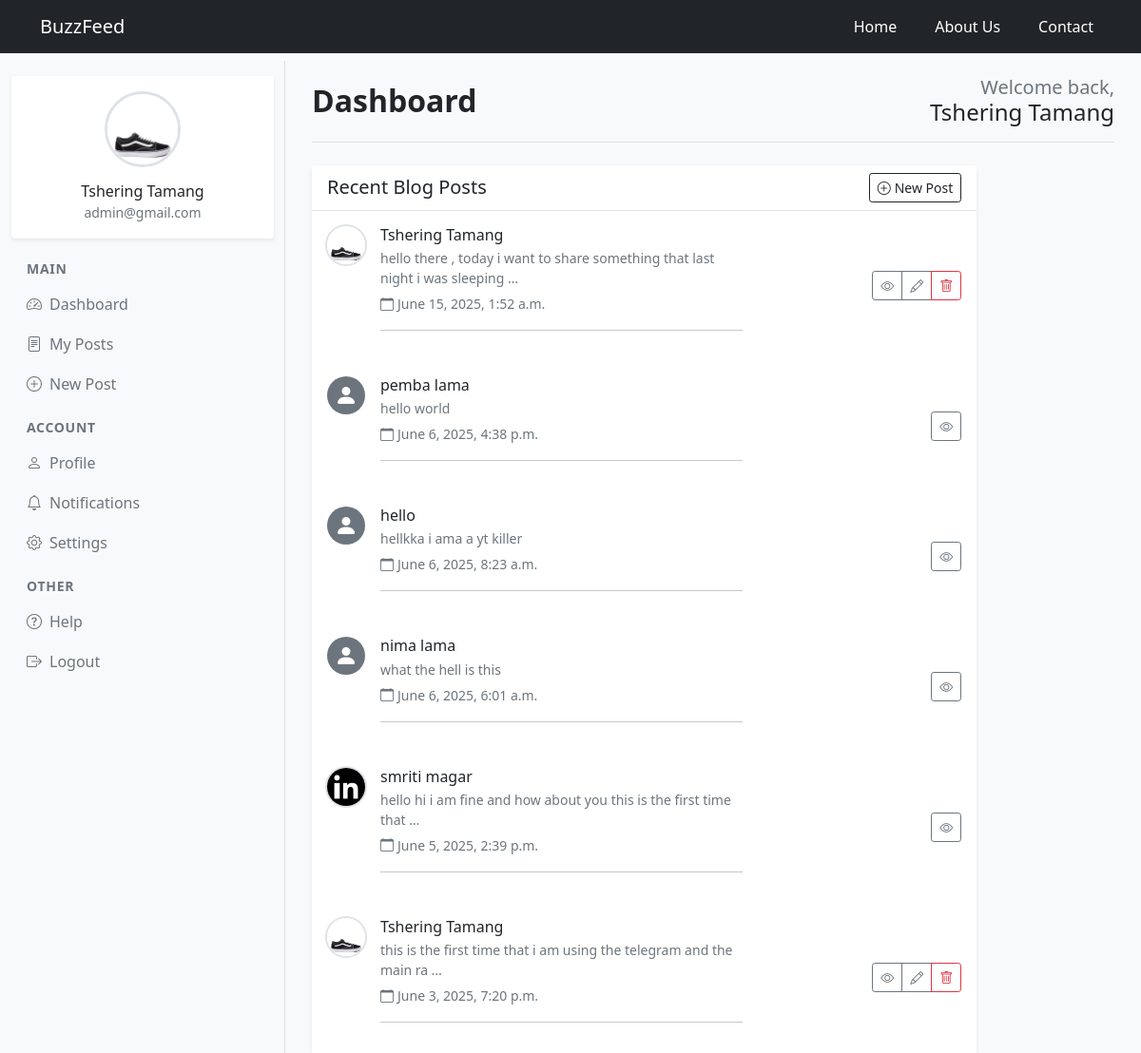
The page /dashboard (signed in) on the database as committed earlier.
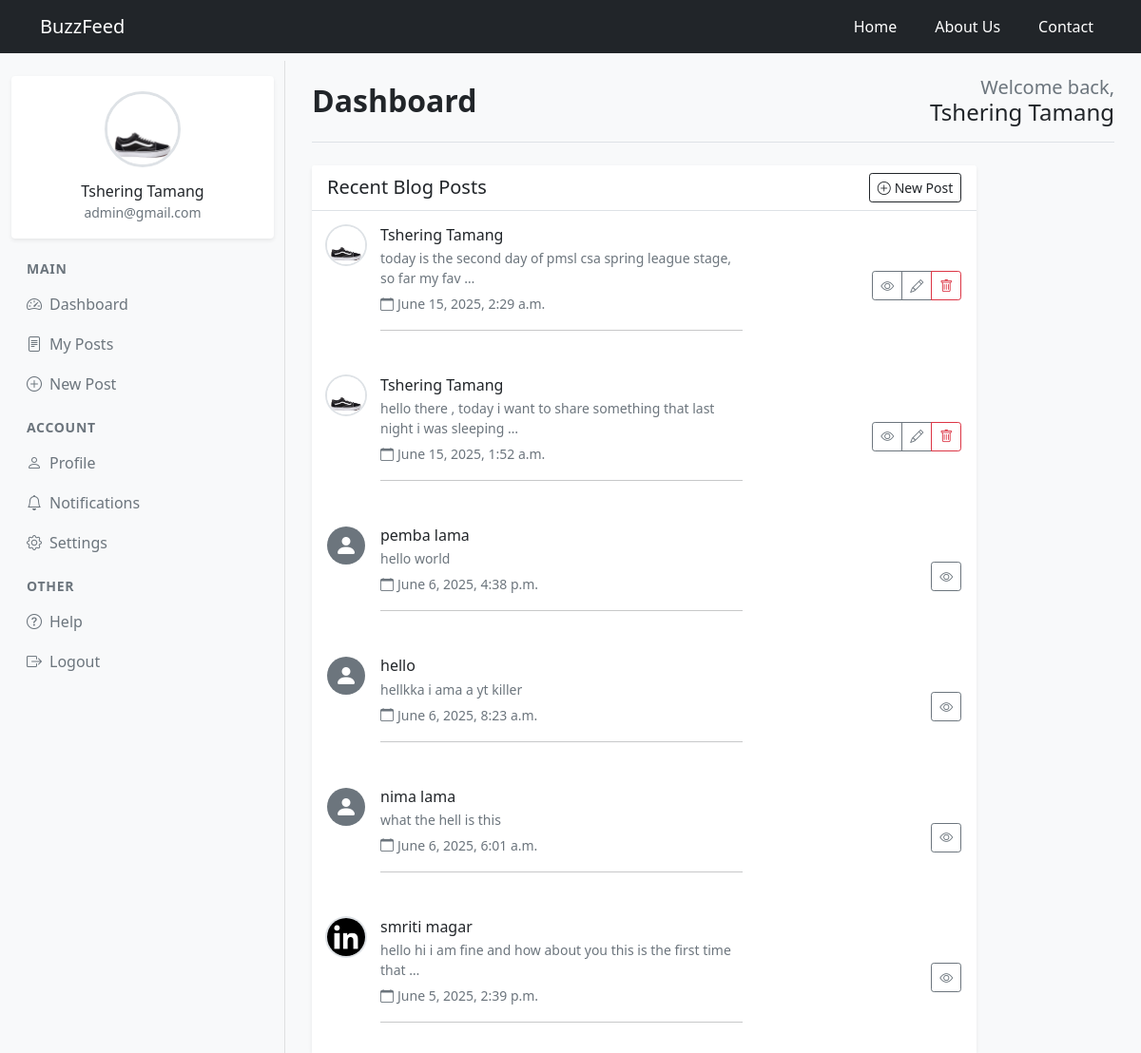
The same page on the database as committed later.
### accounts/models.py (models this page shows, shortened)
class CustomUser(AbstractBaseUser, PermissionsMixin):
    email = models.EmailField(unique=True)
    fullName = models.CharField(max_length=255)
    is_active = models.BooleanField(default=True)
    is_staff = models.BooleanField(default=False)
    is_superuser = models.BooleanField(default=False)
    created_at = models.DateTimeField(auto_now_add=True)
    updated_at = models.DateTimeField(auto_now=True)
    USERNAME_FIELD = 'email'
    REQUIRED_FIELDS = []
    objects = CustomUserManager()

class Profile(models.Model):
    user = models.OneToOneField(settings.AUTH_USER_MODEL, on_delete=models.CASCADE)
    profile_picture = models.ImageField(upload_to=user_profile_path, default="profiles/default.jpg", null=True, blank=True)
    bio = models.TextField(max_length=300, blank=True)
    created_at = models.DateTimeField(auto_now_add=True)

### posts/models.py (models this page shows)
class Post(models.Model):
    author = models.ForeignKey(settings.AUTH_USER_MODEL, on_delete=models.CASCADE)
    content = models.TextField(max_length=10000)
    created_at = models.DateTimeField(auto_now_add=True)
    updated_at = models.DateTimeField(auto_now=True)
    def __str__(self):
        return f"{self.author.fullName}"

### posts/views.py (the view)
# urls.py: path('dashboard', dashboard, name='dashboard'),
@login_required
def dashboard(request):
    posts = Post.objects.all().order_by('-id')
    profile, created = Profile.objects.get_or_create(user=request.user)
    return render(request, "posts/dashboard.html", {'posts': posts, 'profile':profile})

### templates/posts/dashboard.html (shortened to what this page needs)
{% extends "posts/base.html" %}
{% block content %}
<div class="container-fluid">
    <div class="row">
        <div class="col-lg-3 col-md-4 d-none d-md-block bg-light sidebar">
            <div class="position-sticky pt-3">
                {% if user.is_authenticated %}
                    <div class="text-center mb-4 p-3 bg-white rounded shadow-sm">
                    {% if profile.profile_picture  and profile.profile_picture.name != 'profiles/default.jpg' %}
                            <div class="rounded-circle d-flex align-item-center justify-content-center mb-2 mx-auto">
                                <img src="{{ user.profile.profile_picture.url }}" alt="My Profile`" class="rounded-circle mx-auto mb-2"
                                style="width: 80px; height: 80px; object-fit: cover; border: 3px solid #dee2e6">
                            </div>
                    {% else %}
                        <div class="profile-avatar bg-secondary rounded-circle mx-auto mb-2 d-flex align-items-center justify-content-center" style="width: 80px; height: 80px;">
                            <i class="bi bi-person-fill text-white fs-1"></i>
                        </div>
                    {% endif %}
                    <h6 class="mb-0 text-dark">{{ user.fullName }}</h6>
                    <small class="text-muted">{{ user.email }}</small>
                </div>
                {% endif %}
                <nav class="nav flex-column">
                    <div class="nav-section mb-3">
                        <h6 class="nav-header text-muted text-uppercase small fw-bold px-3 mb-2">Main</h6>
                        <a class="nav-link  d-flex align-items-center px-3 py-2" href="{% url "dashboard" %}" aria-current="page">
                            <i class="bi bi-speedometer2 me-2"></i>
                            Dashboard
                        </a>
                        <a class="nav-link d-flex align-items-center px-3 py-2" href="{% url "activeuser_post" %}">
                            <i class="bi bi-file-text me-2"></i>
                            My Posts
                        </a>
                        <a class="nav-link d-flex align-items-center px-3 py-2" href="{% url "create_post" %}">
                            <i class="bi bi-plus-circle me-2"></i>
                            New Post
                        </a>
                    </div>
                    <div class="nav-section mb-3">
                        <h6 class="nav-header text-muted text-uppercase small fw-bold px-3 mb-2">Account</h6>
                        <a class="nav-link d-flex align-items-center px-3 py-2" href="{% url "profile" %}">
                            <i class="bi bi-person me-2"></i>
                            Profile
                        </a>
                        <a class="nav-link d-flex align-items-center px-3 py-2" href="#">
                            <i class="bi bi-bell me-2"></i>
                            Notifications
                        </a>
                        <a class="nav-link d-flex align-items-center px-3 py-2" href="#">
                            <i class="bi bi-gear me-2"></i>
                            Settings
                        </a>
                    </div>
                    <div class="nav-section">
                        <h6 class="nav-header text-muted text-uppercase small fw-bold px-3 mb-2">Other</h6>
                        <a class="nav-link d-flex align-items-center px-3 py-2" href="#">
                            <i class="bi bi-question-circle me-2"></i>
                            Help
                        </a>
                        <a class="nav-link d-flex align-items-center px-3 py-2" href="{% url "logout" %}">
                            <i class="bi bi-box-arrow-right me-2"></i>
                            Logout
                        </a>
                    </div>
                </nav>
            </div>
        </div>
        <div class="col-lg-9 col-md-8 ms-sm-auto main-content">
            <div class="px-3">
                <div class="row mb-4">
                    <div class="col-12">
                        <div class="d-flex justify-content-between align-items-center py-3 border-bottom">
                            <div>
                                <h1 class="h2 mb-0 text-dark fw-bold d-none d-md-block">Dashboard</h1>
                            </div>
                            {% if user.is_authenticated %}
                                <div class="text-end d-none d-md-block">
                                    <h5 class="text-secondary mb-0">Welcome back,</h5>
                                    <h4 class="text-dark mb-0">{{ user.fullName }}</h4>
                                </div>
                            {% endif %}
                        </div>
                    </div>
                </div>
                <div class="row">
                    <div class="col-10">
                        <div class="card border-0 shadow-sm">
                            <div class="card-header bg-white border-bottom">
                                <div class="d-flex justify-content-between align-items-center">
                                    <h5 class="mb-0 text-dark">Recent Blog Posts</h5>
                                        <a href="{% url "create_post" %}" class="btn btn-outline-dark btn-sm">
                                            <i class="bi bi-plus-circle me-1"></i>New Post
                                        </a>
                                 </div>
                            </div>
                <div class="card-body p-0">
                    {% if posts %}
                        <div class="list-group list-group-flush">
                            {% for post in posts %}
                                <div class="list-group-item list-group-item-action border-0 py-3">
                                    <div class="row align-items-center">
                                        <div class="col-md-8">
                                            <div class="d-flex align-items-start">
                                                <div class="flex-shrink-0 me-3">
                                                    {% if post.author.profile and post.author.profile.profile_picture and post.author.profile.profile_picture.name != 'profiles/default.jpg' %}
                                                        <div class="rounded-circle mx-auto mb-2 d-flex align-items-center justify-content-center" >
                                                            <img src="{{ post.author.profile.profile_picture.url }}"
                                                            alt="Profile Picture"
                                                            class="rounded-circle mb-3"
                                                            style="width: 40px; height: 40px; object-fit: cover;  box-shadow: 0 0 0 2px #dee2e6;">
                                                        </div>
                                                    {% else %}
                                                        <div class=" bg-secondary rounded-circle d-flex align-items-center justify-content-center" style="width: 40px; height: 40px;">
                                                            <i class="bi bi-person-fill text-white fs-4"></i>
                                                        </div>
                                                    {% endif %}
                                                </div>
                                                <div class="flex-grow-1">
                                                    <a href="{% url "post_detail" post.pk %}" class="text-decoration-none">
                                                        <h6 class="mb-1 text-dark ">{{ post.title|default:post }}</h6>
                                                    </a>
                                                    <p class="text-muted mb-1 small">{{ post.content|default:"No description available"|truncatewords:15 }}</p>
                                                    <small class="text-muted">
                                                        <i class="bi bi-calendar me-1"></i>{{ post.created_at|default:"Recently" }}
                                                    </small>
                                                    <hr>
                                                </div>
                                            </div>
                                        </div>
                                        <div class="col-md-4 text-md-end mt-2 mt-md-0">
                                            <div class="btn-group btn-group-sm" role="group">
                                                {% if request.user == post.author %}
                                                    <a href="{% url "post_detail" post.pk %}" class="btn btn-outline-secondary">
                                                        <i class="bi bi-eye"></i>
                                                    </a>
                                                    <a href="{% url 'edit_post' post.pk %}" class="btn btn-outline-secondary">
                                                        <i class="bi bi-pencil"></i>
                                                    </a>
                                                    <a href="{% url "delete_post" post.pk %}"  class="btn btn-outline-danger">
                                                        <i class="bi bi-trash"></i>
                                                    </a>
                                                {% else %}
                                                    <a href="{% url "post_detail" post.pk %}" class="btn btn-outline-secondary">
                                                        <i class="bi bi-eye"></i>
                                                    </a>
                                                {% endif %}
                                            </div>
                                        </div>
                                    </div>
                                </div>
                            {% endfor %}
                        </div>
                    {% endif %}
                </div>
                        </div>
                    </div>
                </div>
            </div>
        </div>
    </div>
</div>
{% endblock content %}

### templates/posts/base.html (shortened to what this page needs)
<!doctype html>
{% load static %}
{% load widget_tweaks %}
<html lang="en">
  <head>
    <link href="https://cdn.jsdelivr.net/npm/bootstrap@5.0.2/dist/css/bootstrap.min.css" rel="stylesheet">
    <link rel="stylesheet" href="{% static "css/styles.css" %}">
    <link rel="stylesheet" href="https://cdn.jsdelivr.net/npm/bootstrap-icons@1.10.5/font/bootstrap-icons.css">
  </head>
  <body class="bg-light">
    <nav class="navbar navbar-expand-lg navbar-dark bg-dark">
      <div class="container">
        {% if user.is_authenticated %}
          <a class="navbar-brand fs-5" href="{% url "dashboard" %}">BuzzFeed</a>
        {% else %}
          <a class="navbar-brand fs-5" href="{% url "home" %}">BuzzFeed</a>
        {% endif %}
          <div class="collapse navbar-collapse" id="navbarSupportedContent">
            <ul class="navbar-nav ms-auto mb-2 mb-lg-0">
              <li class="nav-item me-4">
                <a class="nav-link active" aria-current="page" href="#">Home</a>
              </li>
              <li class="nav-item me-4">
                <a class="nav-link active" href="#">About Us</a>
              </li>
              <li class="nav-item">
                <a class="nav-link active" href="#">Contact</a>
              </li>
        </ul>
    </div>
  </div>
</nav>
{% block content %}
{% endblock content %}
  </body>
</html>

### static/css/styles.css (style rules this page uses)
.sidebar { min-height: 100vh; box-shadow: inset -1px 0 0 rgba(0, 0, 0, .1); }
.sidebar .nav-link, .offcanvas-body .nav-link { color: #6c757d; border-radius: 0.375rem; margin-bottom: 2px; transition: all 0.2s ease; }
.nav-header { letter-spacing: 0.05em; }
.card { transition: transform 0.2s ease-in-out; }
.btn-group-sm .btn { padding: 0.25rem 0.5rem; }

Rows that differ between the two databases and show on the page:
removed Post: author.profile.profile_picture (picture), title "Tshering Tamang", content "this is the first time that i am using the telegram and the main ra …", created_at "June 3, 2025, 7:20 p.m."
added Post: author.profile.profile_picture (picture), title "Tshering Tamang", content "today is the second day of pmsl csa spring league stage, so far my fav …", created_at "June 15, 2025, 2:29 a.m."
